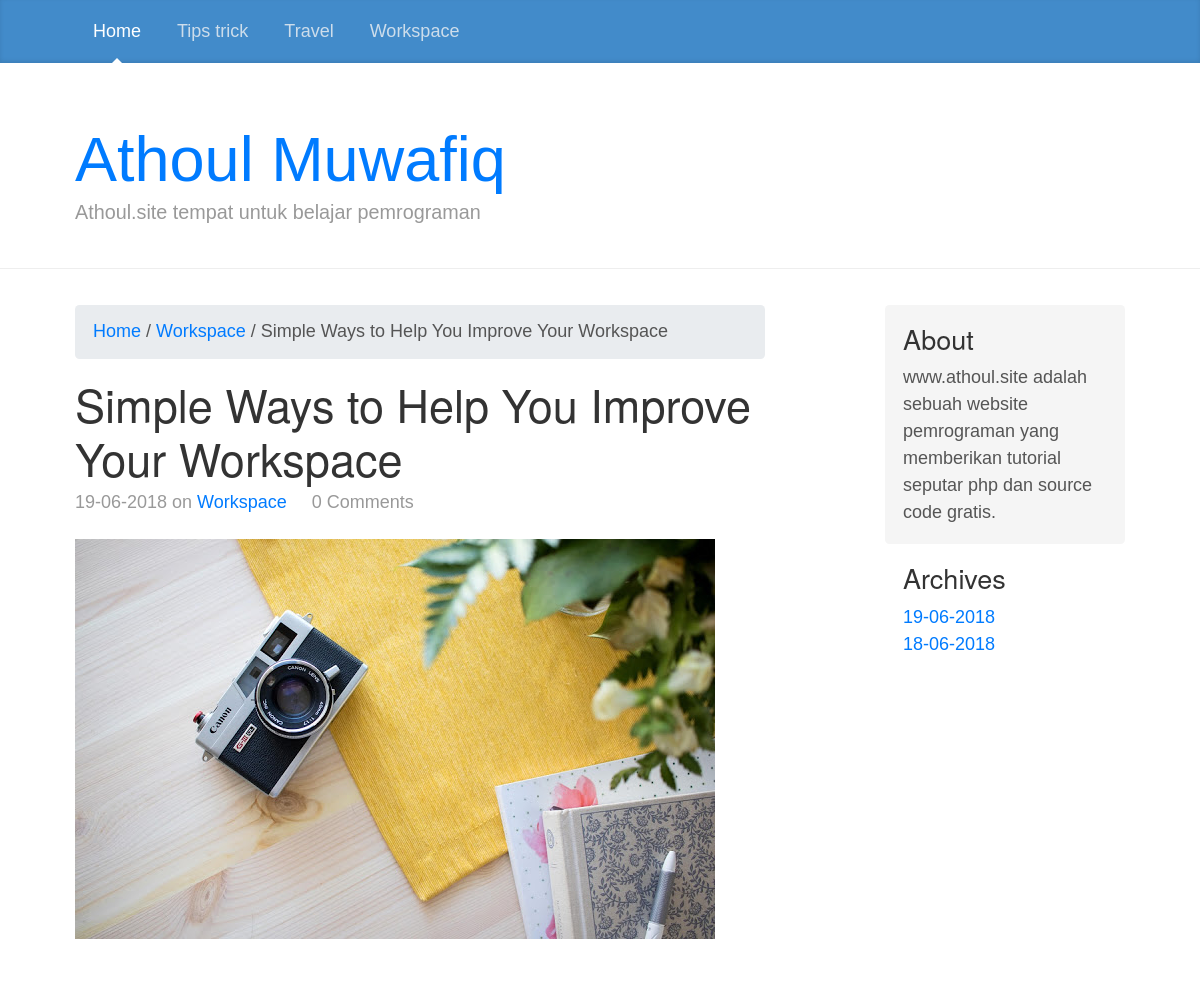
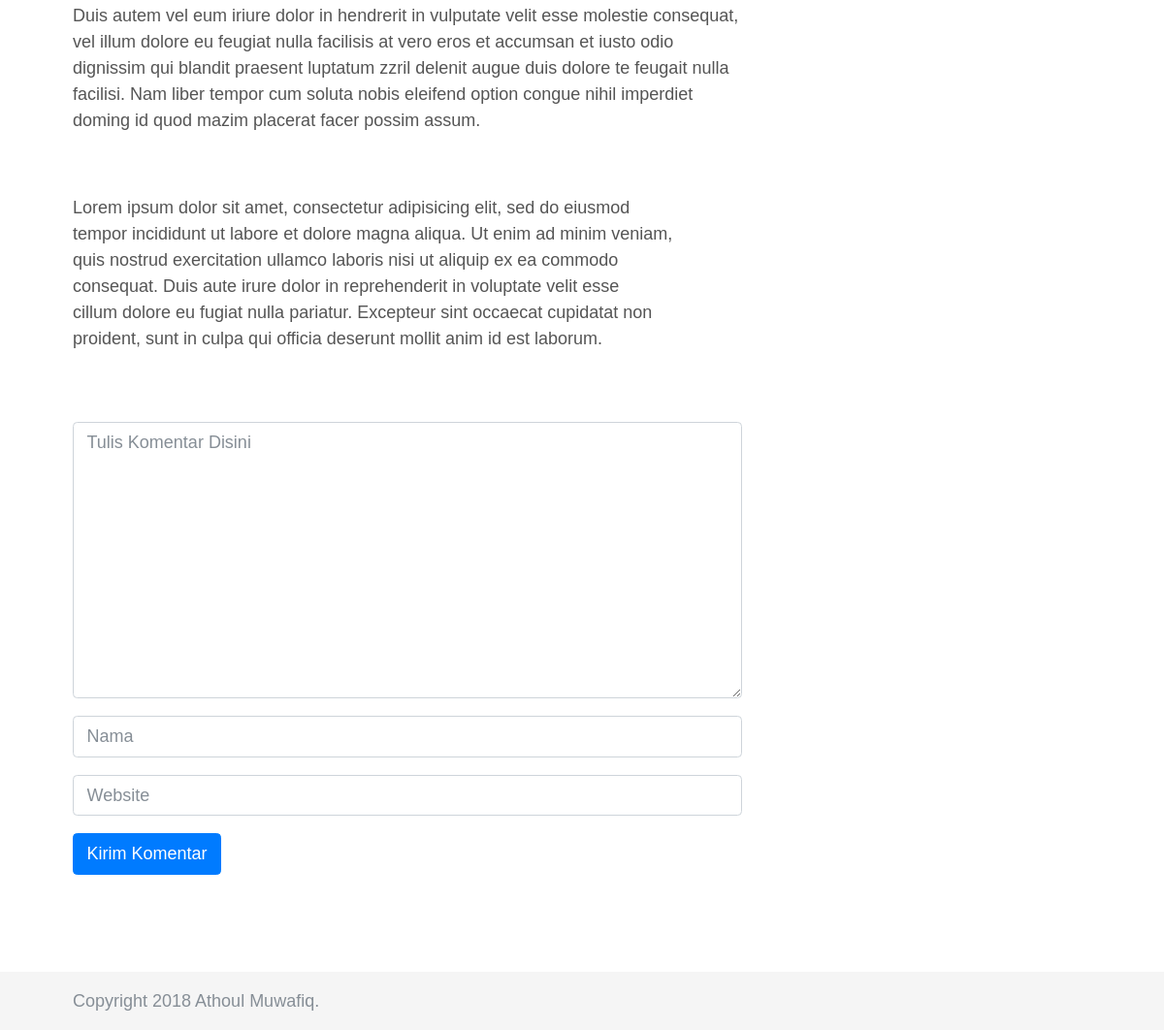
The page /blog/read/8/Simple-Ways-to-Help-You-Improve-Your-Workspace on the database its author committed (2 pictures, top to bottom).
### tables this page shows
CREATE TABLE `labels` (
  `id_label` int(11) NOT NULL,
  `label` varchar(30) NOT NULL
);

CREATE TABLE `config` (
  `id` int(11) NOT NULL,
  `title` varchar(30) NOT NULL,
  `description` varchar(50) NOT NULL
);

CREATE TABLE `post` (
  `id_post` int(11) NOT NULL,
  `title` varchar(50) NOT NULL,
  `uri` varchar(100) NOT NULL,
  `article` text NOT NULL,
  `kategories` varchar(20) NOT NULL,
  `published` varchar(30) NOT NULL
);

### application/controllers/Blog.php (called while the page is built, shortened)
<?php
class Blog extends CI_Controller {
	function __construct(){
		$this->load->helper('text');
		$this->load->model('model_blog');
		$data['setting']=$this->model_blog->get_setting()->row_array();
		$data['label']=$this->model_blog->get_labels()->result();
		$this->load->view('assets/head',$data);
	}
	function read()
	{
		$id_post=$this->uri->segment(3);
		$data['post1']=$this->model_blog->get_one_article($id_post)->row_array();
		$data['comments']=$this->model_blog->get_comments($id_post)->result();
		$data2['date']=$this->model_blog->get_archive()->result();
		$this->load->view('read',$data);
		$this->load->view('assets/foot',$data2);
	}
}

### index.php (called while the page is built, shortened)
<?php
require_once BASEPATH.'core/CodeIgniter.php';

### application/models/Model_blog.php (called while the page is built, shortened)
<?php
class Model_blog extends CI_Model
{
	function get_labels(){
		$this->db->order_by('label', 'ASC');
		return $this->db->get('labels');
	}
	function get_comments($id_artikel){
		$this->db->order_by('id_artikel', 'DESC');
		$this->db->where('id_artikel',$id_artikel);
		return $this->db->get('comments');
	}
	function get_setting(){
		return $this->db->get_where('config',array('id'=>'1'));
	}
	function get_one_article($id){
		return $this->db->get_where('post', array('id_post' => $id ));
	}
	function get_archive(){
		$this->db->distinct('published');
		$this->db->select('published');
		return $this->db->get('post');
	}
}

### application/helpers/afiq_helper.php (called while the page is built)
<?php
function jumlah_komentar($id_artikel){
	$CI =& get_instance();
	return $CI->db->get_where('comments',array('id_artikel'=>$id_artikel))->num_rows();
}
?>

### application/views/read.php (the view, shortened to what this page needs)
<div class="col-sm-8 blog-main">
        <div class="blog-post">
          <ol class="breadcrumb">
            <li class="active"><a href="<?= base_url() ?>">Home</a></li>&nbsp;/&nbsp;
            <li><a href=""><?php echo anchor('blog/label/'.$post1['kategories'], $post1['kategories']); ?></a></li>&nbsp;/&nbsp;
            <li><?= $post1['title'] ?></li>
          </ol>
          <h2 class="blog-post-title"><?= $post1['title']; ?></h2>
          <p class="blog-post-meta"><?= $post1['published']; ?> on <a href="#"><?= $post1['kategories'] ?></a>&nbsp;&nbsp;&nbsp;&nbsp;&nbsp;<?php echo jumlah_komentar($post1['id_post']) ?> Comments</p>
          <p class="article"><?= $post1['article'] ?></p>
        </div>
        <div class="comments-section" id="comments-section">
          <?php echo form_open('blog/comment_action'); ?>
          <?php echo form_textarea('isi_komen', '',array('class' => 'form-control mb-3','placeholder'=>'Tulis Komentar Disini')); ?>
          <?php
          if ($this->session->userdata('username')) {
          echo form_hidden('name', 'Admin');
          echo form_hidden('website', base_url());
          echo form_input('', 'Admin', array('class' =>'form-control mb-3' ,'placeholder'=>'Nama','disabled'=>'true'));
          } else {
          echo form_input('name', '', array('class' =>'form-control mb-3' ,'placeholder'=>'Nama'));
          echo form_input('website', '', array('class' =>'form-control mb-3' ,'placeholder'=>'Website'));
          }
          ?>
          <?php echo form_submit('', 'Kirim Komentar',array('class'=>'btn btn-primary')); ?>
          <?php echo form_close(); ?>
        </div>
      </div>

### application/views/assets/head.php (shortened to what this page needs)
<!DOCTYPE html>
<html>
<head>
  <link rel="stylesheet" type="text/css" href="<?= base_url('assets/css/bootstrap.min.css') ?>">
  <link rel="stylesheet" type="text/css" href="<?= base_url('assets/css/blog.css') ?>">
  </head>
<body>
  <header>
      <div class="blog-masthead">
        <div class="container">
          <nav class="nav">
            <a class="nav-link active" href="<?= base_url() ?>">Home</a>
            <?php
              foreach ($label as $label) {
                echo anchor('blog/label/'.$label->label,$label->label,array('class'=>'nav-link'));
              }
            ?>
          </nav>
        </div>
      </div>
      <div class="blog-header">
        <div class="container">
          <h1 class="blog-title"><a href="<?= base_url() ?>"><?= $setting['title'] ?></a></h1>
          <p class="lead blog-description"><?= $setting['description'] ?></p>
        </div>
      </div>
    </header>
    <div class="container" style="padding-bottom:100px;">
      <div class="row">

### assets/css/blog.css (style rules this page uses)
@media (min-width: 48em) { html { font-size: 18px; } }
body { font-family: Georgia, "Times New Roman", Times, serif; color: #555; }
h1, .h1, h2, .h2, h3, .h3, h4, .h4, h5, .h5, h6, .h6 { font-family: "Helvetica Neue", Helvetica, Arial, sans-serif; font-weight: 400; color: #333; }
.container { max-width: 60rem; }
.blog-masthead { margin-bottom: 3rem; background-color: #428bca; box-shadow: inset 0 -.1rem .25rem rgba(0, 0, 0, .1); }
.nav-link { position: relative; padding: 1rem; font-weight: 500; color: #cdddeb; }
.nav-link.active { color: #fff; }
.nav-link.active::after { position: absolute; bottom: 0; left: 50%; width: 0; height: 0; margin-left: -.3rem; vertical-align: middle; content: ""; border-right: .3rem solid transparent; border-bottom: .3rem solid; border-left: .3rem solid transparent; }
.blog-header { padding-bottom: 1.25rem; margin-bottom: 2rem; border-bottom: .05rem solid #eee; }
.blog-title { margin-bottom: 0; font-size: 2rem; font-weight: 400; }
.blog-description { font-size: 1.1rem; color: #999; }
@media (min-width: 40em) { .blog-title { font-size: 3.5rem; } }
.blog-post { margin-bottom: 4rem; }
.blog-post-title { margin-bottom: .25rem; font-size: 2.5rem; }
.blog-post-meta { margin-bottom: 1.25rem; color: #999; }
.article { text-align: justify; }

### application/views/assets/head.php (style rules this page uses)
* { font-family: Arial }
html { position: relative; min-height: 100%; }
body { margin-bottom: 60px; }

### rows shown on the page
labels: label "Tips trick"
labels: label "Travel"
labels: label "Workspace"
config: title "Athoul Muwafiq", description "Athoul.site tempat untuk belajar pemrograman"
post: kategories "Workspace", title "Simple Ways to Help You Improve Your Workspace", published "19-06-2018", article (picture), article "Duis autem vel eum iriure dolor in hendrerit in vulputate velit esse molestie consequat, vel illum dolore eu feugiat nulla facilisis at vero eros et accumsan et iusto odio dignissim qui blandit praesent luptatum zzril delenit augue duis dolore te feugait nulla facilisi. Nam liber tempor cum soluta nobis eleifend option congue nihil imperdiet doming id quod mazim placerat facer possim assum. Lorem ipsum dolor sit amet, consectetur adipisicing elit, sed do eiusmod tempor incididunt ut labore et dolore magna aliqua. Ut enim ad minim veniam, quis nostrud exercitation ullamco laboris nisi ut aliquip ex ea commodo consequat. Duis aute irure dolor in reprehenderit in voluptate velit esse cillum…"

### other values the page prints
jumlah_komentar($post1['id_post']) "0"
